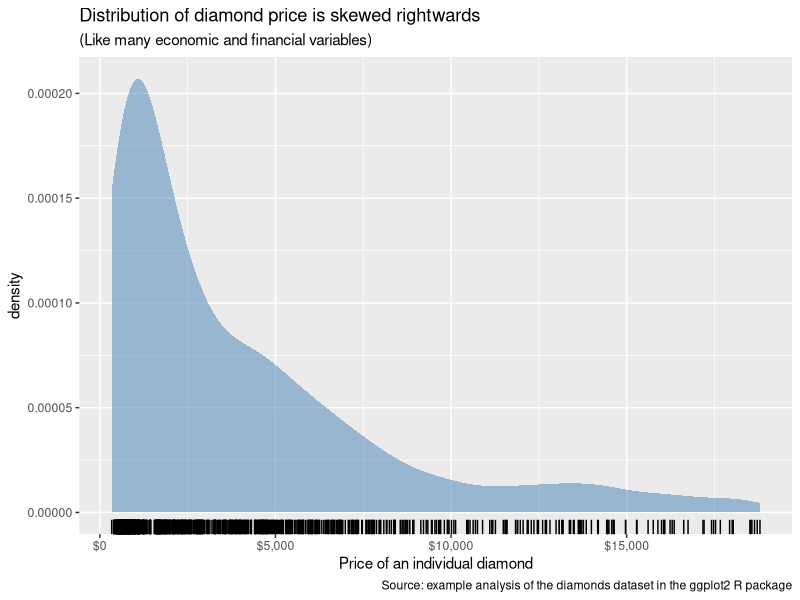
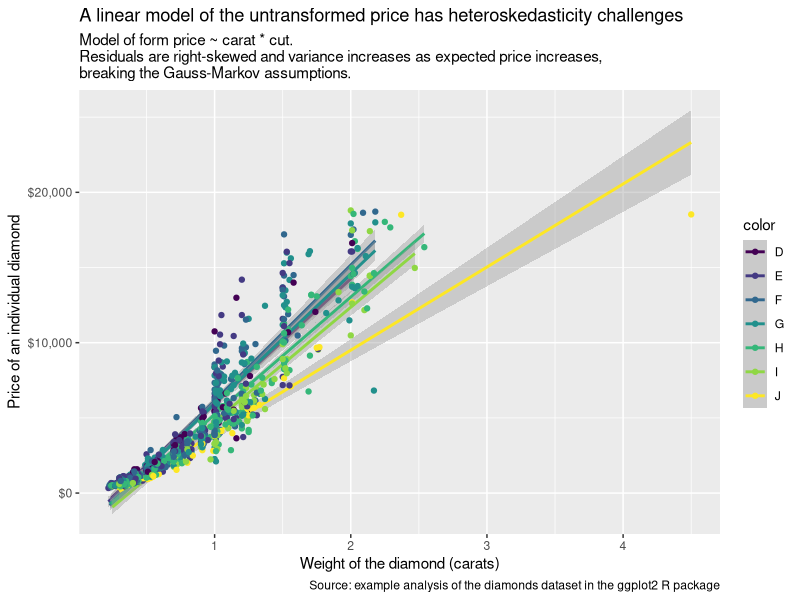
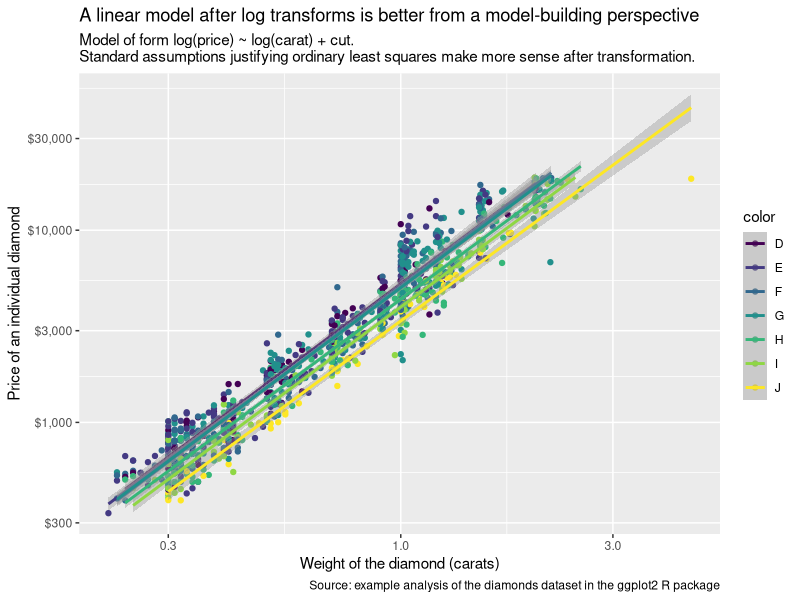
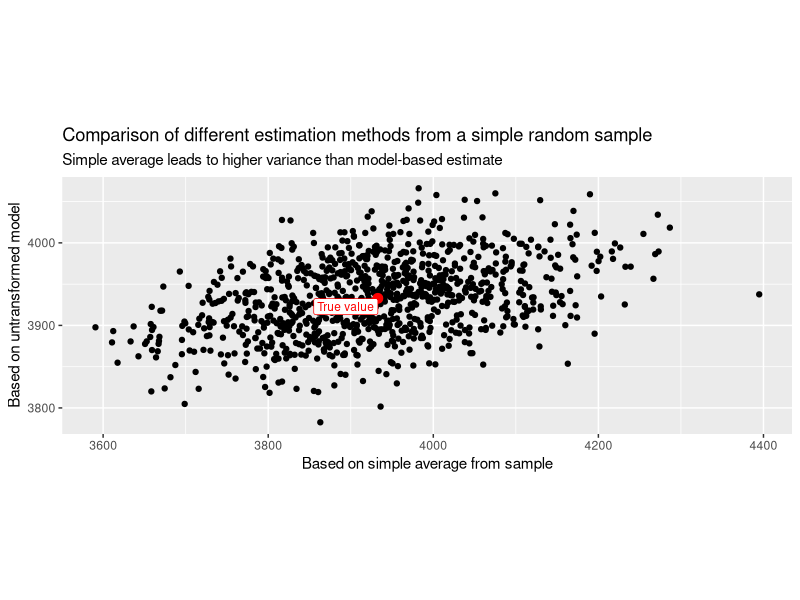
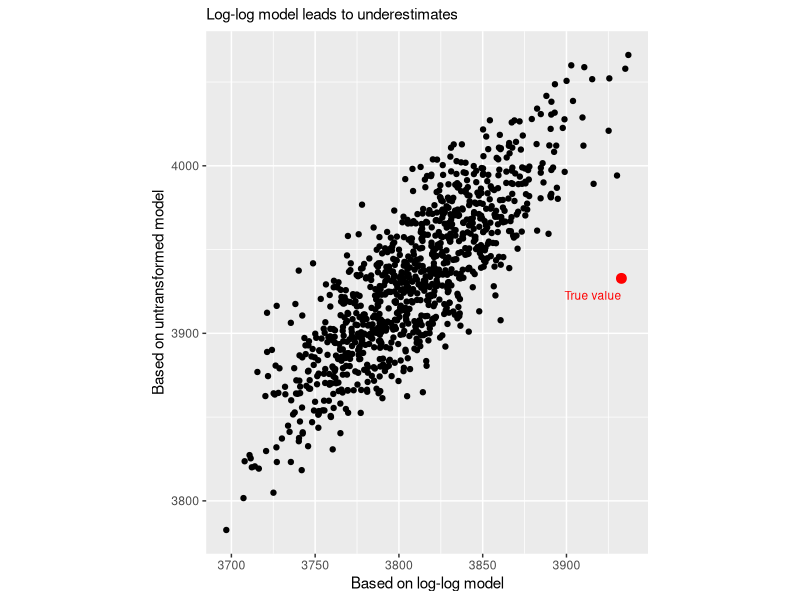
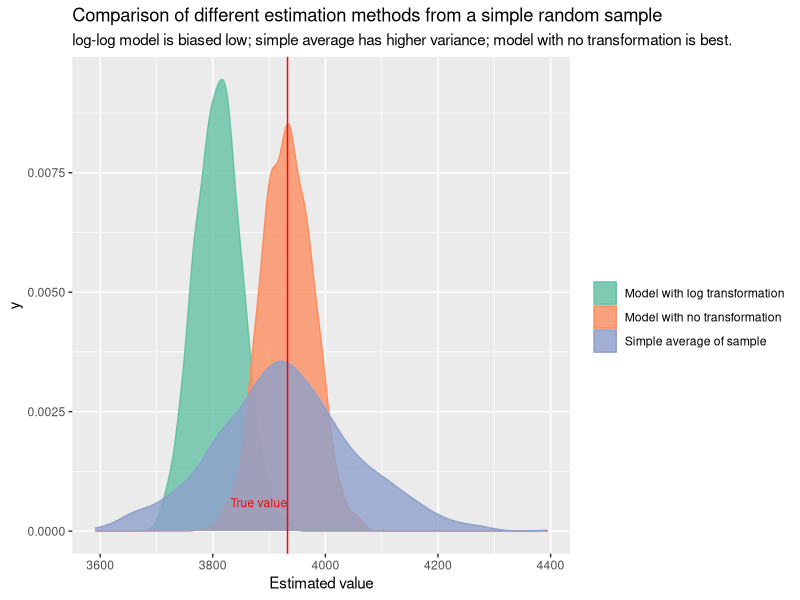

Source code (R) for these figures, in order: (Note: this script raises an error after producing the figures.)
library(tidyverse)
library(patchwork)
library(scales)

the_caption = "Source: example analysis of the diamonds dataset in the ggplot2 R package"

set.seed(321)
samp <- sample_n(diamonds, 1000)

p1 <- ggplot(samp, aes(x = price)) +
  geom_density(fill = "steelblue", alpha = 0.5, colour = NA) +
  geom_rug() +
  labs(title = "Distribution of diamond price is skewed rightwards",
       subtitle = "(Like many economic and financial variables)",
       caption = the_caption,
       x = "Price of an individual diamond") +
  scale_x_continuous(label = dollar)

p2 <- ggplot(samp, aes(y = price, x = carat, colour = color)) +
  geom_smooth(method = "lm") +
  geom_point()  +
  scale_y_continuous(label = dollar_format(accuracy = 1))+
  labs(title = "A linear model of the untransformed price has heteroskedasticity challenges",
       subtitle = "Model of form price ~ carat * cut.\nResiduals are right-skewed and variance increases as expected price increases, 
breaking the Gauss-Markov assumptions.",
       caption = the_caption, 
       x = "Weight of the diamond (carats)",
       y = "Price of an individual diamond")

p3 <- ggplot(samp, aes(y = price, x = carat, colour = color)) +
  geom_point() +
  scale_x_log10() +
  scale_y_log10(label = dollar_format(accuracy = 1))  +
  geom_smooth(method = "lm") +
  labs(title = "A linear model after log transforms is better from a model-building perspective",
       subtitle = "Model of form log(price) ~ log(carat) + cut.\nStandard assumptions justifying ordinary least squares make more sense after transformation.",
       caption = the_caption, 
       x = "Weight of the diamond (carats)",
       y = "Price of an individual diamond")


set.seed(123)
reps <- 1000
results <- tibble(
  log_trans = numeric(reps),
  untransformed = numeric(reps),
  naive = numeric(reps)
)

for(i in 1:reps){
  samp <- sample_n(diamonds, 1000)
  
  mod1 <- lm(log(price) ~ log(carat) + color, data = samp)
  preds1 <- predict(mod1, newdata = diamonds)
  
  mod2 <- lm(price ~ carat + color, data = samp)
  preds2 <- predict(mod2, newdata = diamonds)
  
  mod3 <- mean(samp$price)
  
  results[i, ] <- cbind(mean(exp(preds1)), mean(preds2), mod3)
}

# Plot the standard diagnostics of the two models for the last example

p7 <- function(){
  par(mfrow = c(2, 2), bty = "l")
  plot(mod1)
  } # conventionally good

p8 <- function(){
  par(mfrow = c(2, 2), bty = "l")
  plot(mod2)
  } # unsatisfactory - residuals with curvature, non-normal, and increase as values increase

true_value <- mean(diamonds$price)

p4 <- ggplot(results, aes(x = naive, y = untransformed)) +
  geom_point() +
  coord_equal() +
  annotate("point", x = true_value, y = true_value, size = 3, colour = "red") +
  annotate("label", x = true_value, y = true_value - 10, 
           label = "True value", hjust = 1, size = 3, colour = "red") +
  labs(x = "Based on simple average from sample",
       y = "Based on untransformed model",
       subtitle = "Simple average leads to higher variance than model-based estimate",
       title = "Comparison of different estimation methods from a simple random sample")

p5 <- ggplot(results, aes(x = log_trans, y = untransformed)) +
  geom_point() +
  coord_equal() +
  annotate("point", x = true_value, y = true_value, size = 3, colour = "red") +
  annotate("text", x = true_value, y = true_value - 10, 
           label = "True value", hjust = 1, size = 3, colour = "red") +
  labs(x = "Based on log-log model",
       y = "Based on untransformed model",
       subtitle = "Log-log model leads to underestimates")


p6 <- results %>%
  gather(variable, value) %>%
  mutate(variable = case_when(
    variable == "log_trans" ~ "Model with log transformation",
    variable == "naive" ~ "Simple average of sample",
    variable == "untransformed" ~ "Model with no transformation"
  )) %>%
  ggplot(aes(x = value, colour = variable, fill = variable)) +
  geom_density(alpha = 0.8) +
  geom_vline(xintercept = true_value, colour = "red") +
  annotate("text", x = true_value, y = 0.0005, 
           label = "True value", hjust = 1, vjust = 0, size = 3, colour = "red") +
  scale_color_brewer(palette = "Set2") +
  scale_fill_brewer(palette = "Set2") +
  labs(
    title = "Comparison of different estimation methods from a simple random sample",
    x = "Estimated value",
    colour = "",
    fill = "",
    subtitle = "log-log model is biased low; simple average has higher variance; model with no transformation is best.")


svg_png(p1, "../img/0204-distribution")
svg_png(p2, "../img/0204-untransformed")
svg_png(p3, "../img/0204-transformed")
svg_png(p7, "../img/0204-diagnostics-transformed")
svg_png(p8, "../img/0204-diagnostics-untransformed")
svg_png(p4 + p5, "../img/0204-model-comparison-scatter")
svg_png(p6, "../img/0204-model-comparison-scatter")

